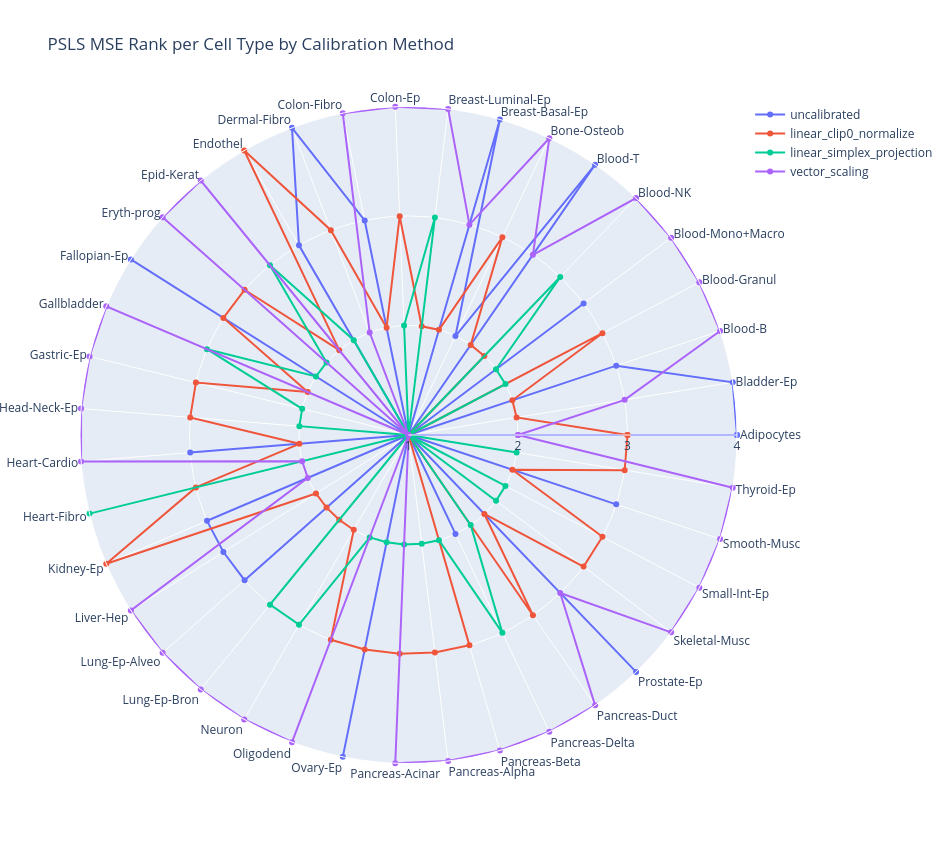

This figure's notebook cell:
### Code cell
import json
import plotly.graph_objects as go

psls_mse = mse_per_ctype["psls"]

labels_dict_path = Path("../App/labels_dict.json")

with labels_dict_path.open("r", encoding="utf-8") as handle:
    labels_dict = json.load(handle)

n_ctypes = len(next(iter(psls_mse.values())))
ctype_labels = [labels_dict[str(index)] for index in range(n_ctypes)]

if len(ctype_labels) != 39:
    raise ValueError(f"Expected 39 cell types, found {len(ctype_labels)}")

mse_df = pd.DataFrame(psls_mse, index=ctype_labels)
mse_rank_df = mse_df.rank(axis=1, method="min", ascending=True)

# Invert ranks so that rank 1 maps to the outer radius
m = len(mse_rank_df.columns)
inverted_rank_df = m - mse_rank_df + 1

fig = go.Figure()
for method_name in inverted_rank_df.columns:
    method_ranks = inverted_rank_df[method_name].to_numpy()
    fig.add_trace(
        go.Scatterpolar(
            r=np.r_[method_ranks, method_ranks[0]],
            theta=ctype_labels + [ctype_labels[0]],
            mode="lines+markers",
            name=method_name,
        )
    )

# Show original rank values on the ticks (outermost tick = rank 1)
tickvals = list(range(1, m + 1))
ticktext = [str(m - v + 1) for v in tickvals]

fig.update_layout(
    title="PSLS MSE Rank per Cell Type by Calibration Method (rank 1 = outer)",
    polar={
        "radialaxis": {
            "visible": True,
            "dtick": 1,
            "range": [1, m],
            "tickvals": tickvals,
            "ticktext": ticktext,
        }
    },
    showlegend=True,
    width=950,
    height=850,
)

fig.show()

### Figure 1 — Plotly figure (JSON) as saved in the notebook; plotly's stock layout.template omitted (floating-point values rounded to 4 significant figures)
{"data": [{"mode": "lines+markers", "name": "uncalibrated", "r": [4.0, 4.0, 3.0, 1.0, 3.0, 1.0, 4.0, 2.0, 4.0, 1.0, 1.0, 3.0, 4.0, 3.0, 1.0, 1.0, 4.0, 1.0, 1.0, 1.0, 3.0, 1.0, 3.0, 3.0, 3.0, 1.0, 1.0, 1.0, 4.0, 1.0, 1.0, 1.0, 2.0, 1.0, 4.0, 1.0, 1.0, 3.0, 1.0, 4.0], "theta": ["Adipocytes", "Bladder-Ep", "Blood-B", "Blood-Granul", "Blood-Mono+Macro", "Blood-NK", "Blood-T", "Bone-Osteob", "Breast-Basal-Ep", "Breast-Luminal-Ep", "Colon-Ep", "Colon-Fibro", "Dermal-Fibro", "Endothel", "Epid-Kerat", "Eryth-prog", "Fallopian-Ep", "Gallbladder", "Gastric-Ep", "Head-Neck-Ep", "Heart-Cardio", "Heart-Fibro", "Kidney-Ep", "Liver-Hep", "Lung-Ep-Alveo", "Lung-Ep-Bron", "Neuron", "Oligodend", "Ovary-Ep", "Pancreas-Acinar", "Pancreas-Alpha", "Pancreas-Beta", "Pancreas-Delta", "Pancreas-Duct", "Prostate-Ep", "Skeletal-Musc", "Small-Int-Ep", "Smooth-Musc", "Thyroid-Ep", "Adipocytes"], "type": "scatterpolar"}, {"mode": "lines+markers", "name": "linear_clip0_normalize", "r": [3.0, 2.0, 2.0, 3.0, 1.0, 2.0, 2.0, 3.0, 2.0, 2.0, 3.0, 2.0, 3.0, 4.0, 2.0, 3.0, 3.0, 2.0, 3.0, 3.0, 2.0, 3.0, 4.0, 2.0, 2.0, 2.0, 2.0, 3.0, 3.0, 3.0, 3.0, 3.0, 1.0, 3.0, 2.0, 3.0, 3.0, 2.0, 3.0, 3.0], "theta": ["Adipocytes", "Bladder-Ep", "Blood-B", "Blood-Granul", "Blood-Mono+Macro", "Blood-NK", "Blood-T", "Bone-Osteob", "Breast-Basal-Ep", "Breast-Luminal-Ep", "Colon-Ep", "Colon-Fibro", "Dermal-Fibro", "Endothel", "Epid-Kerat", "Eryth-prog", "Fallopian-Ep", "Gallbladder", "Gastric-Ep", "Head-Neck-Ep", "Heart-Cardio", "Heart-Fibro", "Kidney-Ep", "Liver-Hep", "Lung-Ep-Alveo", "Lung-Ep-Bron", "Neuron", "Oligodend", "Ovary-Ep", "Pancreas-Acinar", "Pancreas-Alpha", "Pancreas-Beta", "Pancreas-Delta", "Pancreas-Duct", "Prostate-Ep", "Skeletal-Musc", "Small-Int-Ep", "Smooth-Musc", "Thyroid-Ep", "Adipocytes"], "type": "scatterpolar"}, {"mode": "lines+markers", "name": "linear_simplex_projection", "r": [1.0, 1.0, 1.0, 2.0, 2.0, 3.0, 1.0, 1.0, 1.0, 3.0, 2.0, 1.0, 1.0, 2.0, 3.0, 2.0, 2.0, 3.0, 2.0, 2.0, 1.0, 4.0, 1.0, 1.0, 1.0, 3.0, 3.0, 2.0, 2.0, 2.0, 2.0, 2.0, 3.0, 2.0, 1.0, 2.0, 2.0, 1.0, 2.0, 1.0], "theta": ["Adipocytes", "Bladder-Ep", "Blood-B", "Blood-Granul", "Blood-Mono+Macro", "Blood-NK", "Blood-T", "Bone-Osteob", "Breast-Basal-Ep", "Breast-Luminal-Ep", "Colon-Ep", "Colon-Fibro", "Dermal-Fibro", "Endothel", "Epid-Kerat", "Eryth-prog", "Fallopian-Ep", "Gallbladder", "Gastric-Ep", "Head-Neck-Ep", "Heart-Cardio", "Heart-Fibro", "Kidney-Ep", "Liver-Hep", "Lung-Ep-Alveo", "Lung-Ep-Bron", "Neuron", "Oligodend", "Ovary-Ep", "Pancreas-Acinar", "Pancreas-Alpha", "Pancreas-Beta", "Pancreas-Delta", "Pancreas-Duct", "Prostate-Ep", "Skeletal-Musc", "Small-Int-Ep", "Smooth-Musc", "Thyroid-Ep", "Adipocytes"], "type": "scatterpolar"}, {"mode": "lines+markers", "name": "vector_scaling", "r": [2.0, 3.0, 4.0, 4.0, 4.0, 4.0, 3.0, 4.0, 3.0, 4.0, 4.0, 4.0, 2.0, 1.0, 4.0, 4.0, 1.0, 4.0, 4.0, 4.0, 4.0, 2.0, 2.0, 4.0, 4.0, 4.0, 4.0, 4.0, 1.0, 4.0, 4.0, 4.0, 4.0, 4.0, 3.0, 4.0, 4.0, 4.0, 4.0, 2.0], "theta": ["Adipocytes", "Bladder-Ep", "Blood-B", "Blood-Granul", "Blood-Mono+Macro", "Blood-NK", "Blood-T", "Bone-Osteob", "Breast-Basal-Ep", "Breast-Luminal-Ep", "Colon-Ep", "Colon-Fibro", "Dermal-Fibro", "Endothel", "Epid-Kerat", "Eryth-prog", "Fallopian-Ep", "Gallbladder", "Gastric-Ep", "Head-Neck-Ep", "Heart-Cardio", "Heart-Fibro", "Kidney-Ep", "Liver-Hep", "Lung-Ep-Alveo", "Lung-Ep-Bron", "Neuron", "Oligodend", "Ovary-Ep", "Pancreas-Acinar", "Pancreas-Alpha", "Pancreas-Beta", "Pancreas-Delta", "Pancreas-Duct", "Prostate-Ep", "Skeletal-Musc", "Small-Int-Ep", "Smooth-Musc", "Thyroid-Ep", "Adipocytes"], "type": "scatterpolar"}], "layout": {"height": 850, "polar": {"radialaxis": {"dtick": 1, "range": [1, 4], "visible": true}}, "showlegend": true, "title": {"text": "PSLS MSE Rank per Cell Type by Calibration Method"}, "width": 950}}
